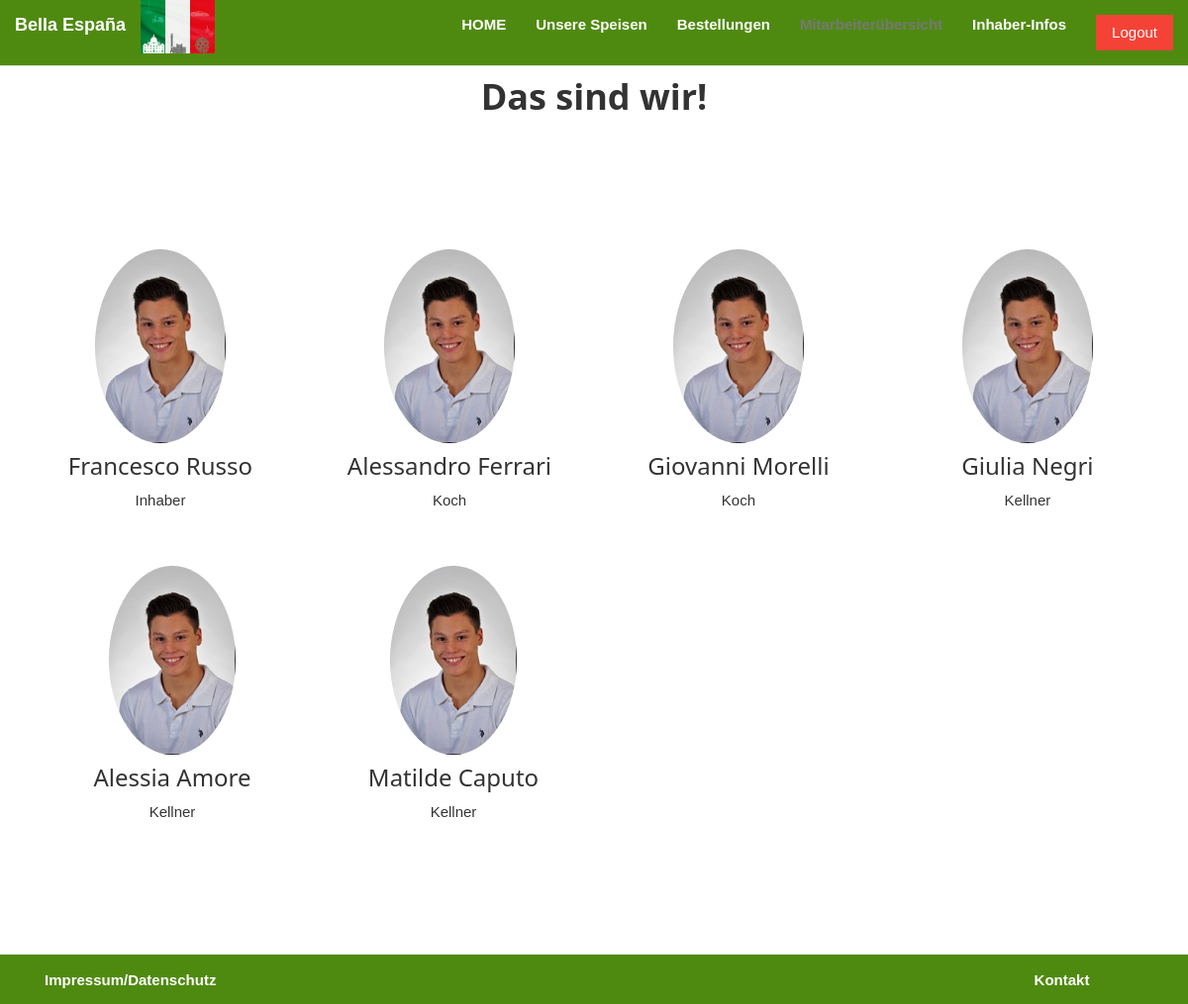
Screenshot of /src/Mitarbeiterübersicht.php (signed in) with the database file from the repository.
### tables this page shows
CREATE TABLE `restaurant` (
  `restaurant_id` int(5) NOT NULL,
  `restaurant_name` varchar(100) NOT NULL
);

CREATE TABLE `mitarbeiter` (
  `mitarbeiter_id` int(5) NOT NULL,
  `restaurant_id` int(5) NOT NULL DEFAULT '1',
  `mitarbeiter_benutzername` varchar(50) NOT NULL,
  `mitarbeiter_passwort` varchar(250) NOT NULL,
  `mitarbeiter_name` varchar(100) NOT NULL,
  `mitarbeiter_beruf` varchar(100) NOT NULL,
  `mitarbeiter_bildadresse` varchar(50) NOT NULL DEFAULT '..\\img\\Logo.jpg'
);

### src/Mitarbeiterübersicht.php (the view, shortened to what this page needs)
<!DOCTYPE html>
<html lang="en">
<head>
<link rel="stylesheet" href="..\css\bootstrap.min.css">
<link rel="stylesheet" href="..\css\style.css">
<link rel="stylesheet" href="..\css\w3.css">
</head>
<body id="MitarbeiterÃ¼bersicht" data-spy="scroll" data-target=".navbar"
	data-offset="50">
<?php
include 'Sicherheit.php';
include "Funktionen.php";
getNavbar();
function getMitarbeiter($restaurant = 1)
{
    $counter = 0;
    $pdo = new PDO('mysql:host=localhost;dbname=restaurant_db;charset=utf8', 'root', '');
    $statement = $pdo->prepare("SELECT * FROM `mitarbeiter` WHERE restaurant_id = :rst");
    $statement->execute(array(
        ":rst" => $restaurant
    ));
    while ($mitarbeiter = $statement->fetch()) {
        if ($counter % 4 == 0 && $counter != 0) {
            echo '<div class="w3-container w3-padding-64 w3-center" id="Wir">';
        } else if ($counter % 4 == 0 && $counter == 0) {
            echo '<div class="w3-container w3-padding-64 w3-center w3-margin-top" id="Wir">';
        }
        echo '<div class="w3-quarter">
                        <img src=', $mitarbeiter['mitarbeiter_bildadresse'], ' alt="Bild" style="width:45%" class="w3-circle w3-hover-opacity">
                        <h3>', $mitarbeiter['mitarbeiter_name'], '</h3>
                        <p>', $mitarbeiter['mitarbeiter_beruf'], '</p><br><br>
                        </div>';
        $counter ++;
    }
    echo '</div>';
}
?>
<br>
	<br>
	<div id="Wir" class="container-fluid text-center">
		<br>
		<h1 id="WirWir">
			<b>Das sind wir!</b>
		</h1>
		<br>
	</div>
	<br>
<?php getMitarbeiter(); ?>
</body>
<footer class="container-fluid md-12 text center navbar-fixed-bottom">
	<div class="col-md-2 navbar-text pull-left">
		<p>
			<a href="Impressum.php"><b>Impressum/Datenschutz</b></a>
		</p>
	</div>
	<div id="testDiv" class="col-md-7 navbar-text pull-left">
	</div>
	<div class="col-md-2 navbar-text pull-right">
		<p>
			<a href="Kontakt.php"><b>Kontakt</b></a>
		</p>
	</div>
</footer>
</html>

### src/Navbar.php (shortened to what this page needs)
<?php
function getNavbarMitarbeiter()
{
    ?>
<nav class="navbar navbar-default navbar-fixed-top">
	<div class="container-fluid">
		<div class="navbar-header">
			<a href="Startseite.php"><img alt="Logo" src="..\img\Logo.jpg"
				width="75px" height="54px"></a> <a id="restaurant-name"
				class="navbar-brand" href="Startseite.php"><b><?php echo getRestaurantName(); ?></b></a>
		</div>
		<div class="collapse navbar-collapse" id="myNavbar">
			<ul class="nav navbar-nav navbar-right white">
				<li><a id="Navbar_HomeM" href="Startseite.php"><b>HOME</b></a></li>
				<li><a id="Navbar_SpeisenM" href="Speisekarte.php"><b>Unsere Speisen</b></a></li>
				<li><a id="Navbar_BestellungenM" href="Bestellungen.php"><b>Bestellungen</b></a></li>
				<li><a id="Navbar_Mitarbeiterübersicht"
					href="Mitarbeiter&uuml;bersicht.php"><b>Mitarbeiter&uuml;bersicht</b></a></li>
				<li>
        <?php
    if ($_SESSION['mitarbeiter_benutzername'] === "russo_f") {
        echo '<li><a id="Inhaber_Infos" href="http://localhost/RestaurantJava/InhaberInhalt.jsp"><b>Inhaber-Infos</b></a></li>';
    }
    ?>
				<li><a href="Logout.php"><Button class="w3-button w3-red"
							onclick="logout()">Logout</Button></a></li>
			</ul>
		</div>
	</div>
</nav>
<?php
}
?>

### css/style.css (style rules this page uses)
body { margin: auto; background-color: #FFFFFF; }
#restaurant-name { color: #ffffff; }
#Home, #Navbar_HomeM, #Navbar_SpeisenM, #Navbar_BestellungenM, #Navbar_Mitarbeiter�bersicht, #Navbar_Warenkorb, #Navbar_Speisen, #Inhaber_Infos { color: #ffffff; }
.white { color: white; }
footer { position: fixed; bottom: 0 !important; background-color: #4F8A10; width:100%; height: 50px; text-align: center; color: white; }
.navbar { background-color: #4F8A10; color: white; }

### css/w3.css (style rules this page uses)
html { box-sizing:border-box }
*,*:before,*:after { box-sizing:inherit }
html { -ms-text-size-adjust:100%;-webkit-text-size-adjust:100% }
body { margin:0 }
article,aside,details,figcaption,figure,footer,header,main,menu,nav,section,summary { display:block }
a { background-color:transparent;-webkit-text-decoration-skip:objects }
img { border-style:none }
button,input,select,textarea { font:inherit;margin:0 }
button,input { overflow:visible }
button,select { text-transform:none }
button,html [type=button],[type=reset],[type=submit] { -webkit-appearance:button }
html,body { font-family:Verdana,sans-serif;font-size:15px;line-height:1.5 }
html { overflow-x:hidden }
h1 { font-size:36px }
h3 { font-size:24px }
h1,h2,h3,h4,h5,h6 { font-family:"Segoe UI",Arial,sans-serif;font-weight:400;margin:10px 0 }
img { vertical-align:middle }
a { color:inherit }
.w3-btn,.w3-button { border:none;display:inline-block;padding:8px 16px;vertical-align:middle;overflow:hidden;text-decoration:none;color:inherit;background-color:inherit;text-align:center;cursor:pointer;white-space:nowrap }
.w3-btn,.w3-button { -webkit-touch-callout:none;-webkit-user-select:none;-khtml-user-select:none;-moz-user-select:none;-ms-user-select:none;user-select:none }
.w3-container:after,.w3-container:before,.w3-panel:after,.w3-panel:before,.w3-row:after,.w3-row:before,.w3-row-padding:after,.w3-row-padding:before, .w3-cell-row:before,.w3-cell-row:after,.w3-clear:after,.w3-clear:before,.w3-bar:before,.w3-bar:after { content:"";display:table;clear:both }
.w3-col,.w3-half,.w3-third,.w3-twothird,.w3-threequarter,.w3-quarter { float:left;width:100% }
@media (min-width:601px) { .w3-col.m3,.w3-quarter { width:24.99999% } }
.w3-circle { border-radius:50% }
.w3-container,.w3-panel { padding:0.01em 16px }
.w3-center { text-align:center!important }
.w3-margin-top { margin-top:16px!important }
.w3-padding-64 { padding-top:64px!important;padding-bottom:64px!important }
.w3-red,.w3-hover-red:hover { color:#fff!important;background-color:#f44336!important }

### rows the page displays
restaurant: restaurant_name "Bella España"
mitarbeiter: mitarbeiter_name "Francesco Russo", mitarbeiter_beruf "Inhaber"
mitarbeiter: mitarbeiter_name "Alessandro Ferrari", mitarbeiter_beruf "Koch"
mitarbeiter: mitarbeiter_name "Giovanni Morelli", mitarbeiter_beruf "Koch"
mitarbeiter: mitarbeiter_name "Giulia Negri", mitarbeiter_beruf "Kellner"
mitarbeiter: mitarbeiter_name "Alessia Amore", mitarbeiter_beruf "Kellner"
mitarbeiter: mitarbeiter_name "Matilde Caputo", mitarbeiter_beruf "Kellner"
